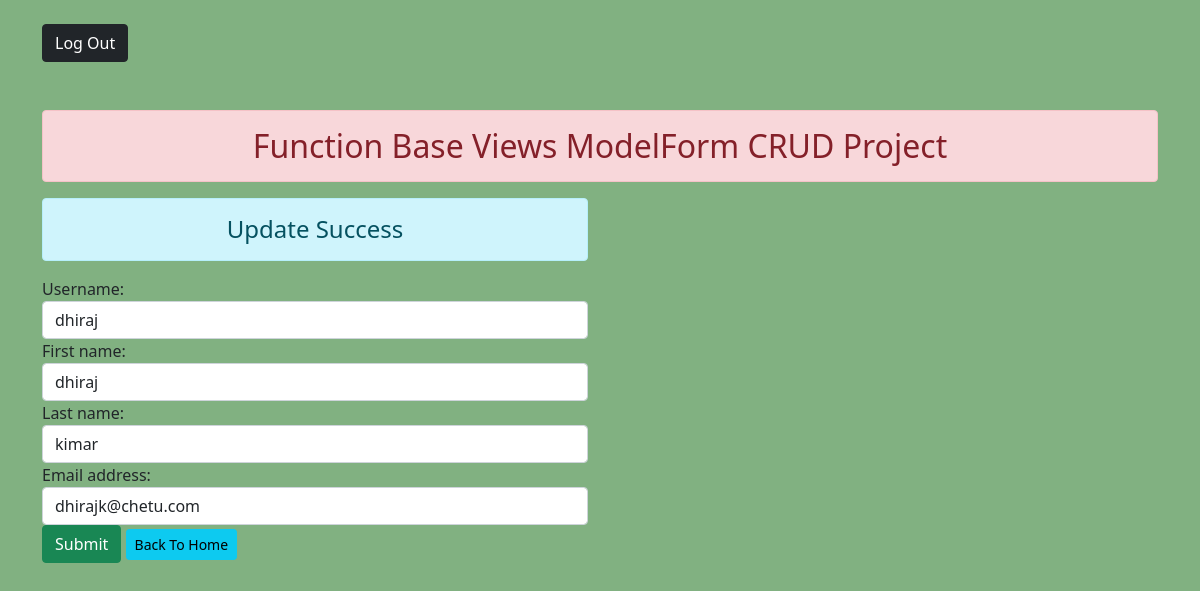
The app's page /adminupdate15/ with its own data.
### apps/models.py (models this page shows, shortened)
class CustomUser(AbstractUser):
    role_based = [
    ('FM', 'Floor Manager'),
    ('TL', 'Team Lead'),
    ('TM', 'Team Member'),
    ('TR', 'Trainee'),
]
    status = models.CharField(max_length=2, choices=role_based)
    objects=CustomManager()

### apps/views.py (the view)
# urls.py: path('adminupdate<int:id>/',views.adminupdate,name='adminupdate'),
def adminupdate(request, id):
    if request.method == 'POST':
        user = CustomUser.objects.get(pk=id)
        fm = EditAdminUserProfileForm(request.POST, instance=user)
        if fm.is_valid():
            fm.save()
            messages.success(request,'Login Successfull')
            return redirect(show)
    else:
        user = CustomUser.objects.get(pk=id)
        fm = EditAdminUserProfileForm(instance=user)
    return render(request, 'enroll/update.html', {'form': fm})

### apps/forms.py
class EditAdminUserProfileForm(UserChangeForm):
    password=None
    class Meta:
        model=User
        fields=['username','first_name','last_name','email']
        widgets={
            'username':forms.TextInput(attrs={'class':'form-control'}),
            'first_name':forms.TextInput(attrs={'class':'form-control'}),
            'last_name':forms.TextInput(attrs={'class':'form-control'}),
            'email':forms.EmailInput(attrs={'class':'form-control'}),
        }

### apps/templates/enroll/update.html (shortened to what this page needs)
{% extends 'enroll/base.html' %}
{% block content %}
<div class="text">
<div class="row">
    <div class="col-sm-6">
        <h4 class="text-center alert alert-info">Update Success</h4>
        <form action="" method="POST">
        {% for fm in form %}
        {{fm.label_tag }} {{fm}} {{fm.errors|striptags}}
        {% endfor %}
            <input type="submit" class="btn btn-success" value="Submit">
            <a href="{% url 'addandshow' %}" class="btn btn-sm btn-info">Back To Home</a>
        </form>
    </div>
</div>
</div>
{% endblock content %}

### apps/static/enroll/css/style.css (style rules this page uses)
body { background-color: rgb(129, 177, 129); }

### records on screen
CustomUser: form "dhiraj" "dhiraj" "kimar" "dhirajk@chetu.com"

### other values on screen
{{ fm.label_tag }} "Username:" "First name:" "Last name:" "Email address:"
